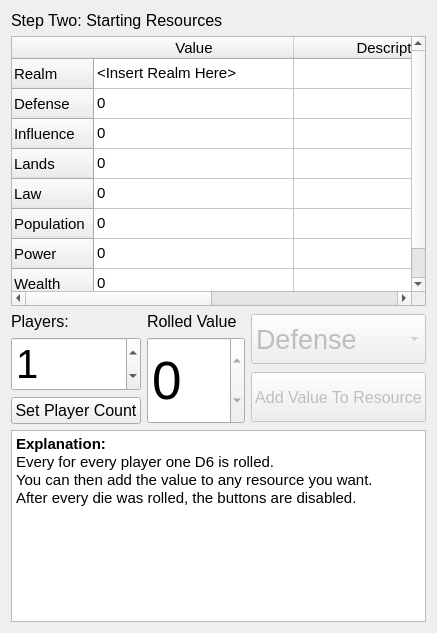
         <widget class="QWidget" name="page_2">
          <layout class="QVBoxLayout" name="verticalLayout_4">
           <item>
            <widget class="QLabel" name="label_2">
             <property name="sizePolicy">
              <sizepolicy hsizetype="Preferred" vsizetype="Maximum">
               <horstretch>0</horstretch>
               <verstretch>0</verstretch>
              </sizepolicy>
             </property>
             <property name="font">
              <font>
               <pointsize>12</pointsize>
              </font>
             </property>
             <property name="text">
              <string>Step Two: Starting Resources</string>
             </property>
            </widget>
           </item>
           <item>
            <widget class="QTableWidget" name="resourcesTable">
             <property name="sizePolicy">
              <sizepolicy hsizetype="Expanding" vsizetype="Expanding">
               <horstretch>0</horstretch>
               <verstretch>0</verstretch>
              </sizepolicy>
             </property>
             <property name="minimumSize">
              <size>
               <width>0</width>
               <height>270</height>
              </size>
             </property>
             <property name="maximumSize">
              <size>
               <width>16777215</width>
               <height>270</height>
              </size>
             </property>
             <property name="font">
              <font>
               <pointsize>11</pointsize>
              </font>
             </property>
             <property name="editTriggers">
              <set>QAbstractItemView::NoEditTriggers</set>
             </property>
             <attribute name="horizontalHeaderDefaultSectionSize">
              <number>200</number>
             </attribute>
             <attribute name="horizontalHeaderStretchLastSection">
              <bool>true</bool>
             </attribute>
             <row>
              <property name="text">
               <string>Realm</string>
              </property>
             </row>
             <row>
              <property name="text">
               <string>Defense</string>
              </property>
             </row>
             <row>
              <property name="text">
               <string>Influence</string>
              </property>
             </row>
             <row>
              <property name="text">
               <string>Lands</string>
              </property>
             </row>
             <row>
              <property name="text">
               <string>Law</string>
              </property>
             </row>
             <row>
              <property name="text">
               <string>Population</string>
              </property>
             </row>
             <row>
              <property name="text">
               <string>Power</string>
              </property>
             </row>
             <row>
              <property name="text">
               <string>Wealth</string>
              </property>
             </row>
             <column>
              <property name="text">
               <string>Value</string>
              </property>
             </column>
             <column>
              <property name="text">
               <string>Description</string>
              </property>
             </column>
             <item row="0" column="0">
              <property name="text">
               <string>&lt;Insert Realm Here&gt;</string>
              </property>
             </item>
             <item row="1" column="0">
              <property name="text">
               <string>0</string>
              </property>
             </item>
             <item row="2" column="0">
              <property name="text">
               <string>0</string>
              </property>
             </item>
             <item row="3" column="0">
              <property name="text">
               <string>0</string>
              </property>
             </item>
             <item row="4" column="0">
              <property name="text">
               <string>0</string>
              </property>
             </item>
             <item row="5" column="0">
              <property name="text">
               <string>0</string>
              </property>
             </item>
             <item row="6" column="0">
              <property name="text">
               <string>0</string>
              </property>
             </item>
             <item row="7" column="0">
              <property name="text">
               <string>0</string>
              </property>
             </item>
            </widget>
           </item>
           <item>
            <layout class="QHBoxLayout" name="horizontalLayout_3">
             <item>
              <layout class="QVBoxLayout" name="verticalLayout_5">
               <item>
                <widget class="QLabel" name="label_3">
                 <property name="maximumSize">
                  <size>
                   <width>16777215</width>
                   <height>50</height>
                  </size>
                 </property>
                 <property name="font">
                  <font>
                   <pointsize>12</pointsize>
                  </font>
                 </property>
                 <property name="text">
                  <string>Players:</string>
                 </property>
                </widget>
               </item>
               <item>
                <widget class="QSpinBox" name="playersSpinBox">
                 <property name="sizePolicy">
                  <sizepolicy hsizetype="Minimum" vsizetype="Fixed">
                   <horstretch>0</horstretch>
                   <verstretch>0</verstretch>
                  </sizepolicy>
                 </property>
                 <property name="minimumSize">
                  <size>
                   <width>0</width>
                   <height>1</height>
                  </size>
                 </property>
                 <property name="font">
                  <font>
                   <pointsize>30</pointsize>
                  </font>
                 </property>
                 <property name="value">
                  <number>1</number>
                 </property>
                </widget>
               </item>
               <item>
                <widget class="QPushButton" name="step2SetPlayersButton">
                 <property name="font">
                  <font>
                   <pointsize>12</pointsize>
                  </font>
                 </property>
                 <property name="text">
                  <string>Set Player Count</string>
                 </property>
                </widget>
               </item>
              </layout>
             </item>
             <item>
              <layout class="QVBoxLayout" name="verticalLayout_7">
               <item>
                <widget class="QLabel" name="label_4">
                 <property name="font">
                  <font>
                   <pointsize>12</pointsize>
                  </font>
                 </property>
                 <property name="text">
                  <string>Rolled Value</string>
                 </property>
                </widget>
               </item>
               <item>
                <widget class="QSpinBox" name="step2RolledValue">
                 <property name="minimumSize">
                  <size>
                   <width>0</width>
                   <height>87</height>
                  </size>
                 </property>
                 <property name="font">
                  <font>
                   <pointsize>40</pointsize>
                  </font>
                 </property>
                 <property name="readOnly">
                  <bool>true</bool>
                 </property>
                 <property name="accelerated">
                  <bool>false</bool>
                 </property>
                 <property name="showGroupSeparator" stdset="0">
                  <bool>false</bool>
                 </property>
                </widget>
               </item>
              </layout>
             </item>
             <item>
              <layout class="QVBoxLayout" name="verticalLayout_6">
               <item>
                <widget class="QComboBox" name="stepTwoResourceComboBox">
                 <property name="enabled">
                  <bool>false</bool>
                 </property>
                 <property name="sizePolicy">
                  <sizepolicy hsizetype="Preferred" vsizetype="Minimum">
                   <horstretch>0</horstretch>
                   <verstretch>0</verstretch>
                  </sizepolicy>
                 </property>
                 <property name="maximumSize">
                  <size>
                   <width>16777215</width>
                   <height>50</height>
                  </size>
                 </property>
                 <property name="font">
                  <font>
                   <pointsize>20</pointsize>
                  </font>
                 </property>
                 <item>
                  <property name="text">
                   <string>Defense</string>
                  </property>
                 </item>
                 <item>
                  <property name="text">
                   <string>Influence</string>
                  </property>
                 </item>
                 <item>
                  <property name="text">
                   <string>Lands</string>
                  </property>
                 </item>
                 <item>
                  <property name="text">
                   <string>Law</string>
                  </property>
                 </item>
                 <item>
                  <property name="text">
                   <string>Population</string>
                  </property>
                 </item>
                 <item>
                  <property name="text">
                   <string>Power</string>
                  </property>
                 </item>
                 <item>
                  <property name="text">
                   <string>Wealth</string>
                  </property>
                 </item>
                </widget>
               </item>
               <item>
                <widget class="QPushButton" name="step2AddButton">
                 <property name="enabled">
                  <bool>false</bool>
                 </property>
                 <property name="sizePolicy">
                  <sizepolicy hsizetype="Minimum" vsizetype="Minimum">
                   <horstretch>0</horstretch>
                   <verstretch>0</verstretch>
                  </sizepolicy>
                 </property>
                 <property name="maximumSize">
                  <size>
                   <width>16777215</width>
                   <height>50</height>
                  </size>
                 </property>
                 <property name="font">
                  <font>
                   <pointsize>12</pointsize>
                  </font>
                 </property>
                 <property name="text">
                  <string>Add Value To Resource</string>
                 </property>
                </widget>
               </item>
              </layout>
             </item>
            </layout>
           </item>
           <item>
            <widget class="QTextEdit" name="textEdit">
             <property name="readOnly">
              <bool>true</bool>
             </property>
             <property name="html">
              <string>&lt;!DOCTYPE HTML PUBLIC &quot;-//W3C//DTD HTML 4.0//EN&quot; &quot;http://www.w3.org/TR/REC-html40/strict.dtd&quot;&gt;
&lt;html&gt;&lt;head&gt;&lt;meta name=&quot;qrichtext&quot; content=&quot;1&quot; /&gt;&lt;style type=&quot;text/css&quot;&gt;
p, li { white-space: pre-wrap; }
&lt;/style&gt;&lt;/head&gt;&lt;body style=&quot; font-family:'MS Shell Dlg 2'; font-size:8.25pt; font-weight:400; font-style:normal;&quot;&gt;
&lt;p style=&quot; margin-top:0px; margin-bottom:0px; margin-left:0px; margin-right:0px; -qt-block-indent:0; text-indent:0px;&quot;&gt;&lt;span style=&quot; font-size:11pt; font-weight:600;&quot;&gt;Explanation:&lt;/span&gt;&lt;/p&gt;
&lt;p style=&quot; margin-top:0px; margin-bottom:0px; margin-left:0px; margin-right:0px; -qt-block-indent:0; text-indent:0px;&quot;&gt;&lt;span style=&quot; font-size:11pt;&quot;&gt;Every for every player one D6 is rolled.&lt;/span&gt;&lt;/p&gt;
&lt;p style=&quot; margin-top:0px; margin-bottom:0px; margin-left:0px; margin-right:0px; -qt-block-indent:0; text-indent:0px;&quot;&gt;&lt;span style=&quot; font-size:11pt;&quot;&gt;You can then add the value to any resource you want.&lt;/span&gt;&lt;/p&gt;
&lt;p style=&quot; margin-top:0px; margin-bottom:0px; margin-left:0px; margin-right:0px; -qt-block-indent:0; text-indent:0px;&quot;&gt;&lt;span style=&quot; font-size:11pt;&quot;&gt;After every die was rolled, the buttons are disabled.&lt;/span&gt;&lt;/p&gt;&lt;/body&gt;&lt;/html&gt;</string>
             </property>
            </widget>
           </item>
          </layout>
         </widget>
